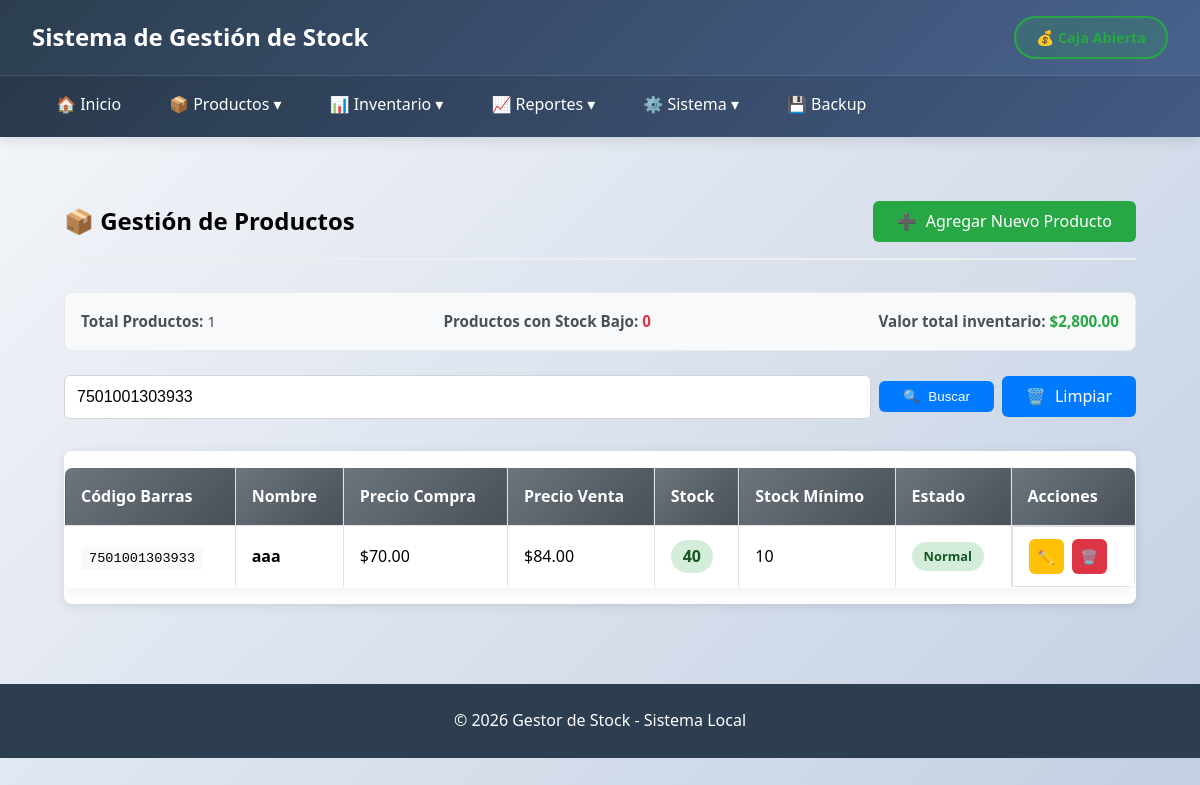
/modules/productos/listar.php?buscar=7501001303933, run on the app's committed database.
### tables this page shows
CREATE TABLE `productos` (
  `id` int(11) NOT NULL AUTO_INCREMENT,
  `codigo_barras` varchar(100) NOT NULL,
  `nombre` varchar(255) NOT NULL,
  `descripcion` text DEFAULT NULL,
  `precio_compra` decimal(10,2) DEFAULT 0.00,
  `precio_venta` decimal(10,2) DEFAULT 0.00,
  `stock_actual` int(11) DEFAULT 0,
  `stock_minimo` int(11) DEFAULT 0,
  `fecha_creacion` timestamp NOT NULL DEFAULT current_timestamp(),
  `fecha_actualizacion` timestamp NOT NULL DEFAULT current_timestamp() ON UPDATE current_timestamp(),
  PRIMARY KEY (`id`),
  UNIQUE KEY `codigo_barras` (`codigo_barras`),
  KEY `idx_codigo_barras` (`codigo_barras`),
  KEY `idx_nombre` (`nombre`),
  KEY `idx_stock` (`stock_actual`),
  KEY `idx_fecha_creacion` (`fecha_creacion`),
  KEY `idx_productos_stock_minimo` (`stock_minimo`),
  KEY `idx_productos_precio_venta` (`precio_venta`)
);

### modules/productos/listar.php (the view, shortened to what this page needs)
<?php
$database = new Database();
$db = $database->getConnection();
$buscar = isset($_GET['buscar']) ? $_GET['buscar'] : '';
$where = '';
$params = [];
if (!empty($buscar)) {
    $where = "WHERE codigo_barras LIKE :buscar OR nombre LIKE :buscar_nombre OR descripcion LIKE :buscar_desc";
    $params = [
        ':buscar' => "%$buscar%",
        ':buscar_nombre' => "%$buscar%",
        ':buscar_desc' => "%$buscar%"
    ];
}
$query = "SELECT * FROM productos $where ORDER BY nombre";
$stmt = $db->prepare($query);
foreach ($params as $key => $value) {
    $stmt->bindValue($key, $value);
}
$stmt->execute();
$productos = $stmt->fetchAll(PDO::FETCH_ASSOC);
$total_productos = count($productos);
$stock_bajo = 0;
$valor_total = 0;
foreach ($productos as $producto) {
    $valor_total += $producto['stock_actual'] * $producto['precio_compra'];
}
include '../../includes/header.php';
?>
<div class="container">
    <div class="page-header">
        <h2>📦 Gestión de Productos</h2>
        <a href="agregar.php" class="btn btn-success">
            <span style="margin-right: 5px;">➕</span> Agregar Nuevo Producto
        </a>
    </div>
    <div class="stats-bar">
        <div class="stat">
            <strong>Total Productos:</strong> <?php echo $total_productos; ?>
        </div>
        <div class="stat">
            <strong>Productos con Stock Bajo:</strong>
            <span class="low-stock-count"><?php echo $stock_bajo; ?></span>
        </div>
        <div class="stat">
            <strong>Valor total inventario:</strong>
            <span class="valor-total">$<?php echo number_format($valor_total, 2); ?></span>
        </div>
    </div>
    <div class="search-bar">
        <form method="get" action="">
            <div class="search-group">
                <input type="text" name="buscar" value="<?php echo htmlspecialchars($buscar); ?>"
                       placeholder="Buscar por código de barras, nombre o descripción..."
                       class="barcode-input" autofocus>
                <button type="submit" class="btn">
                    <span style="margin-right: 5px;">🔍</span> Buscar
                </button>
                <?php if (!empty($buscar)): ?>
                    <a href="listar.php" class="btn">
                        <span style="margin-right: 5px;">🗑️</span> Limpiar
                    </a>
                <?php endif; ?>
            </div>
        </form>
    </div>
    <div class="productos-table">
        <?php if (count($productos) > 0): ?>
            <table>
                <thead>
                    <tr>
                        <th>Código Barras</th>
                        <th>Nombre</th>
                        <th>Precio Compra</th>
                        <th>Precio Venta</th>
                        <th>Stock</th>
                        <th>Stock Mínimo</th>
                        <th>Estado</th>
                        <th>Acciones</th>
                    </tr>
                </thead>
                <tbody>
                    <?php foreach ($productos as $producto):
                        $estado = '';
                        $clase_estado = '';
                        if ($producto['stock_actual'] == 0) {
                            $estado = 'Agotado';
                            $clase_estado = 'agotado';
                        } elseif ($producto['stock_actual'] <= $producto['stock_minimo']) {
                            $estado = 'Stock Bajo';
                            $clase_estado = 'bajo';
                        } else {
                            $estado = 'Normal';
                            $clase_estado = 'normal';
                        }
                    ?>
                    <tr>
                        <td>
                            <span class="codigo-barras">
                                <?php echo htmlspecialchars($producto['codigo_barras']); ?>
                            </span>
                        </td>
                        <td>
                            <strong><?php echo htmlspecialchars($producto['nombre']); ?></strong>
                        </td>
                        <td>$<?php echo number_format($producto['precio_compra'], 2); ?></td>
                        <td>$<?php echo number_format($producto['precio_venta'], 2); ?></td>
                        <td>
                            <span class="stock <?php echo $clase_estado; ?>">
                                <?php echo $producto['stock_actual']; ?>
                            </span>
                        </td>
                        <td><?php echo $producto['stock_minimo']; ?></td>
                        <td>
                            <span class="status-badge <?php echo $clase_estado; ?>">
                                <?php echo $estado; ?>
                            </span>
                        </td>
                        <td class="actions">
                            <a href="editar.php?id=<?php echo $producto['id']; ?>" class="btn btn-warning btn-small" title="Editar">
                                ✏️
                            </a>
                            <a href="eliminar.php?id=<?php echo $producto['id']; ?>" class="btn btn-danger btn-small"
                               onclick="return confirm('¿Está seguro de eliminar este producto?')" title="Eliminar">
                                🗑️
                            </a>
                        </td>
                    </tr>
                    <?php endforeach; ?>
                </tbody>
            </table>
        <?php endif; ?>
    </div>
</div>
<?php include '../../includes/footer.php'; ?>

### css/styles.css (style rules this page uses)
* { margin: 0; padding: 0; box-sizing: border-box; }
body { font-family: 'Segoe UI', Tahoma, Geneva, Verdana, sans-serif; line-height: 1.6; background: linear-gradient(135deg, #f5f7fa 0%, #c3cfe2 100%); min-height: 100vh; }
.container { max-width: 1200px; margin: 0 auto; padding: 2rem; }
.btn { display: inline-block; padding: 0.5rem 1.5rem; background: #007bff; color: white; border: none; border-radius: 6px; cursor: pointer; text-decoration: none; font-weight: 500; transition: all 0.3s; }
.btn-success { background: #28a745; }
.btn-warning { background: #ffc107; color: #212529; }
.btn-danger { background: #dc3545; }
.btn-small { padding: 0.25rem 0.75rem; font-size: 0.85rem; }
table { width: 100%; border-collapse: collapse; margin: 1rem 0; background: white; border-radius: 8px; overflow: hidden; box-shadow: 0 5px 15px rgba(0,0,0,0.05); }
table, th, td { border: 1px solid #dee2e6; }
th { background: #f8f9fa; padding: 1rem; text-align: left; font-weight: 600; color: #495057; }
td { padding: 0.75rem 1rem; }

### modules/productos/listar.php (style rules this page uses)
.page-header { display: flex; justify-content: space-between; align-items: center; margin-bottom: 2rem; padding-bottom: 1rem; border-bottom: 2px solid #eee; }
.stats-bar { display: flex; justify-content: space-between; background: #f8f9fa; padding: 1rem; border-radius: 8px; margin-bottom: 1.5rem; border: 1px solid #e9ecef; }
.stat { color: #495057; font-size: 0.95rem; }
.low-stock-count { color: #dc3545; font-weight: bold; }
.valor-total { color: #28a745; font-weight: bold; }
.search-bar { margin-bottom: 2rem; }
.search-group { display: flex; gap: 0.5rem; align-items: center; }
.search-group input { flex: 1; padding: 0.75rem; border: 1px solid #ced4da; border-radius: 6px; font-size: 1rem; }
.codigo-barras { font-family: 'Courier New', monospace; background: #f8f9fa; padding: 0.25rem 0.5rem; border-radius: 4px; font-size: 0.85rem; }
.stock { padding: 0.25rem 0.75rem; border-radius: 20px; font-weight: bold; display: inline-block; min-width: 40px; text-align: center; }
.stock.normal { background: #d4edda; color: #155724; }
.status-badge { padding: 0.25rem 0.75rem; border-radius: 20px; font-size: 0.8rem; font-weight: bold; display: inline-block; }
.status-badge.normal { background: #d4edda; color: #155724; }
.actions { display: flex; gap: 0.5rem; }
.actions .btn-small { padding: 0.25rem; width: 35px; height: 35px; display: flex; align-items: center; justify-content: center; }
.productos-table { background: white; border-radius: 8px; overflow: hidden; box-shadow: 0 2px 10px rgba(0,0,0,0.1); }
.productos-table table { width: 100%; border-collapse: collapse; }
.productos-table th { background: linear-gradient(135deg, #6c757d 0%, #495057 100%); color: white; padding: 1rem; text-align: left; font-weight: 600; }
.productos-table td { padding: 0.75rem 1rem; border-bottom: 1px solid #dee2e6; }

### data on the page
productos: codigo_barras "7501001303933", nombre "aaa", precio_compra "70.00", precio_venta "84.00", stock_actual "40", stock_minimo "10", estado "Normal"

### other printed values
$total_productos "1"
$stock_bajo "0"
$valor_total "2,800.00"
